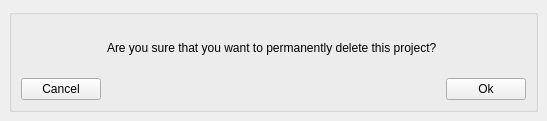
<?xml version="1.0" encoding="UTF-8"?>
<ui version="4.0">
 <class>ProjectDeletionWarning</class>
 <widget class="QMainWindow" name="ProjectDeletionWarning">
  <property name="geometry">
   <rect>
    <x>0</x>
    <y>0</y>
    <width>515</width>
    <height>121</height>
   </rect>
  </property>
  <property name="windowTitle">
   <string>MainWindow</string>
  </property>
  <widget class="QWidget" name="widget">
   <layout class="QGridLayout" name="gridLayout_2">
    <item row="0" column="0">
     <widget class="QGroupBox" name="project_deletion_warning_groupbox">
      <property name="title">
       <string/>
      </property>
      <layout class="QGridLayout" name="gridLayout">
       <item row="0" column="2">
        <spacer name="right_spacer">
         <property name="orientation">
          <enum>Qt::Horizontal</enum>
         </property>
         <property name="sizeHint" stdset="0">
          <size>
           <width>40</width>
           <height>20</height>
          </size>
         </property>
        </spacer>
       </item>
       <item row="4" column="2">
        <widget class="QPushButton" name="ok_pushbutton">
         <property name="text">
          <string>Ok</string>
         </property>
        </widget>
       </item>
       <item row="0" column="1">
        <widget class="QLabel" name="label">
         <property name="text">
          <string>Are you sure that you want to permanently delete this project? </string>
         </property>
        </widget>
       </item>
       <item row="0" column="0">
        <spacer name="left_spacer">
         <property name="orientation">
          <enum>Qt::Horizontal</enum>
         </property>
         <property name="sizeHint" stdset="0">
          <size>
           <width>40</width>
           <height>20</height>
          </size>
         </property>
        </spacer>
       </item>
       <item row="4" column="0">
        <widget class="QPushButton" name="cancel_pushbutton">
         <property name="text">
          <string>Cancel</string>
         </property>
        </widget>
       </item>
      </layout>
     </widget>
    </item>
   </layout>
  </widget>
 </widget>
 <resources/>
 <connections/>
</ui>
